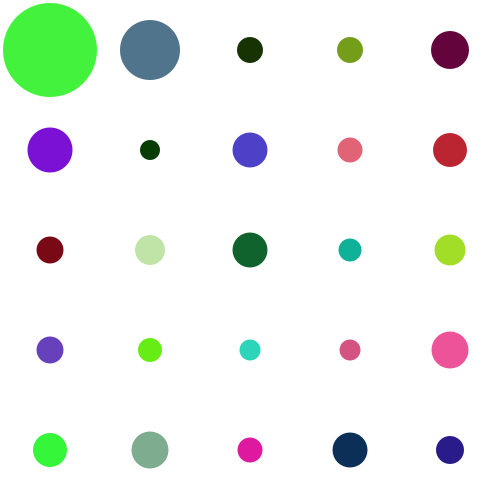
Frame 1 (no input)
Frame 60 (the mouse pressed at the canvas centre just before this capture): identical to frame 1, image omitted
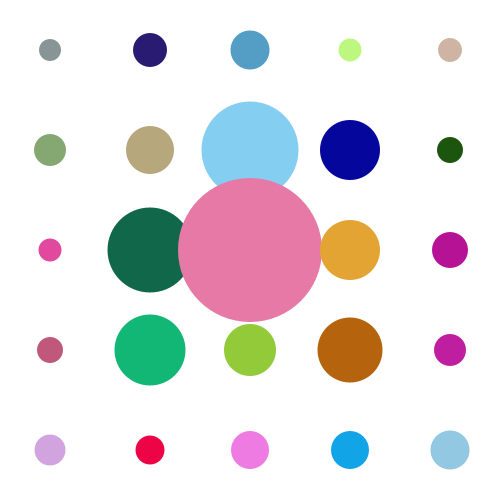
Frame 120 (the mouse held since frame 60 and released just before this capture)

The Processing sketch that drew these frames (run headless with seeded random() and noise(); from frame 60 on, the mouse is pressed at the canvas centre):

// Processing sketch: array_de_objetos_simples
// ── array_de_objetos_simples.pde
/*
  – Desenhar 5 colunas e 5 linhas de círculos (25 círculos) espaçados em intervalos regulares
  – Atribuir diâmetros iniciais aleatório para cada círculo (utilizar array)
  – Calcular diâmetro atual do círculo dependendo da sua distância em relação à posição do cursor
    Mais próximo do cursor fica maior
    Mais longe do cursor fica menor (até o limite do tamanho original do círculo)
  – Desenhar círculos
*/

int[] ball_size;
color[] ball_color;
int ball_distance = 100;
int ball_offset = 50;

void setup(){
  size(500,500);
  ball_size = new int[(width/ball_distance)*(height/ball_distance)];
  ball_color = new color[ball_size.length];
  for(int i = 0; i < ball_size.length; i++){
    ball_size[i] = int(random(20,40));
    ball_color[i] = color(int(random(0,255)),int(random(0,255)),int(random(0,255)));
  }
  noStroke();
  smooth();
}

void draw(){
  background(255);
  for(int i = 0; i < (width/ball_distance)*(height/ball_distance); i++){
    int column = i%(width/ball_distance);
    int line = floor(i/((width/ball_distance)));
    int x = ball_offset + (column * ball_distance);
    int y = ball_offset + (line * ball_distance);
    float distance = dist(x, y, mouseX, mouseY);
    int diameter = 0;
    if(distance < 200){
      diameter = int(ball_size[i] * map(distance, 0,200,4,1));
    }
    else{
      diameter = ball_size[i];
    }
    fill(ball_color[i]);
    ellipse(x, y, diameter, diameter);
  }
}

void mousePressed(){
  for(int i = 0; i < ball_size.length; i++){
    ball_size[i] = int(random(20,40));
    ball_color[i] = color(int(random(0,255)),int(random(0,255)),int(random(0,255)));
  }
}
